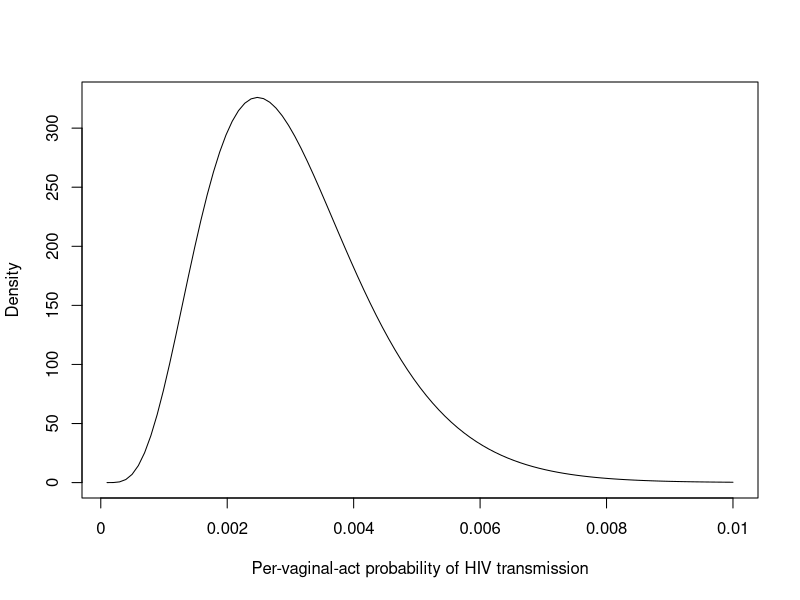

R code for this plot:
# Purpose: Estimate beta parameters to be used in ABC model-fitting procedure for per-act risk of vaginal intercourse, using point estimate and confidence interval reported in Boily, et. al.'s 2009 meta-analysis.
# Author:  Kathryn Peebles (adapted from script from Anna Bershteyn)
# Date:    3 December 2018

# setwd("~/Dropbox/KenyaPrevData")
# 
# library(data.table)

lambda_mean <- 0.0030
lambda_lb   <- 0.0014
lambda_ub   <- 0.0063

alpha_initial <- 1000

to_minimize <- function(alpha) {
  alpha <- abs(alpha)
  beta_computed <- alpha * ((1 - lambda_mean)/lambda_mean)
  penalty <- (lambda_lb - qbeta(0.025, alpha, beta_computed, ncp = 0, lower.tail = T, log.p = F)) ^ 2 + (lambda_ub - qbeta(0.975, alpha, beta_computed, ncp = 0, lower.tail = T, log.p = F)) ^ 2
  return(penalty)
}

to_minimize(alpha_initial)

alpha_optimized <- optim(alpha_initial, to_minimize, control = list(maxiter = 10000, abstol = 0.00000001))$par

beta_optimized <- alpha_optimized * ((1 - lambda_mean)/lambda_mean)

plot(dbeta(x = seq(0, 0.01, 0.0001), shape1 = alpha_optimized, shape2 = beta_optimized), type = "l", xaxt = "n", xlab = "Per-vaginal-act probability of HIV transmission", ylab = "Density")
axis(side = 1, at = seq(0, length(seq(0, 0.01, 0.0001)), length.out = length(seq(0, 0.01, 0.002))), labels = seq(0, 0.01, 0.002))
